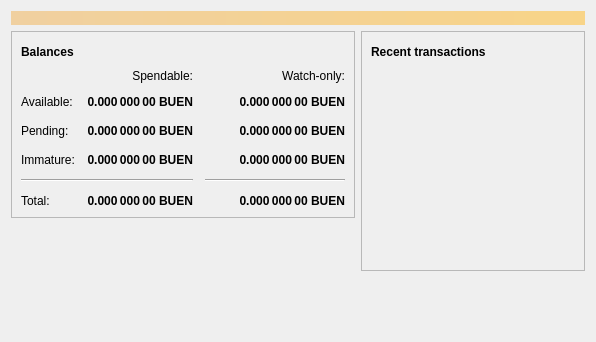
<?xml version="1.0" encoding="UTF-8"?>
<ui version="4.0">
 <class>OverviewPage</class>
 <widget class="QWidget" name="OverviewPage">
  <property name="geometry">
   <rect>
    <x>0</x>
    <y>0</y>
    <width>596</width>
    <height>342</height>
   </rect>
  </property>
  <property name="windowTitle">
   <string>Form</string>
  </property>
  <layout class="QVBoxLayout" name="topLayout">
   <item>
    <widget class="QLabel" name="labelAlerts">
     <property name="visible">
      <bool>false</bool>
     </property>
     <property name="styleSheet">
      <string notr="true">QLabel { background-color: qlineargradient(x1: 0, y1: 0, x2: 1, y2: 0, stop:0 #F0D0A0, stop:1 #F8D488); color:#000000; }</string>
     </property>
     <property name="wordWrap">
      <bool>true</bool>
     </property>
     <property name="margin">
      <number>3</number>
     </property>
     <property name="textInteractionFlags">
      <set>Qt::TextSelectableByMouse</set>
     </property>
    </widget>
   </item>
   <item>
    <layout class="QHBoxLayout" name="horizontalLayout" stretch="1,1">
     <item>
      <layout class="QVBoxLayout" name="verticalLayout_2">
       <item>
        <widget class="QFrame" name="frame">
         <property name="frameShape">
          <enum>QFrame::StyledPanel</enum>
         </property>
         <property name="frameShadow">
          <enum>QFrame::Raised</enum>
         </property>
         <layout class="QVBoxLayout" name="verticalLayout_4">
          <item>
           <layout class="QHBoxLayout" name="horizontalLayout_4">
            <item>
             <widget class="QLabel" name="label_5">
              <property name="font">
               <font>
                <weight>75</weight>
                <bold>true</bold>
               </font>
              </property>
              <property name="text">
               <string>Balances</string>
              </property>
             </widget>
            </item>
            <item>
             <widget class="QPushButton" name="labelWalletStatus">
              <property name="enabled">
               <bool>true</bool>
              </property>
              <property name="maximumSize">
               <size>
                <width>30</width>
                <height>16777215</height>
               </size>
              </property>
              <property name="toolTip">
               <string>The displayed information may be out of date. Your wallet automatically synchronizes with the Bitcoin network after a connection is established, but this process has not completed yet.</string>
              </property>
              <property name="text">
               <string/>
              </property>
              <property name="icon">
               <iconset resource="../bitcoin.qrc">
                <normaloff>:/icons/warning</normaloff>
                <disabledoff>:/icons/warning</disabledoff>:/icons/warning</iconset>
              </property>
              <property name="iconSize">
               <size>
                <width>24</width>
                <height>24</height>
               </size>
              </property>
              <property name="flat">
               <bool>true</bool>
              </property>
             </widget>
            </item>
            <item>
             <spacer name="horizontalSpacer_3">
              <property name="orientation">
               <enum>Qt::Horizontal</enum>
              </property>
              <property name="sizeHint" stdset="0">
               <size>
                <width>40</width>
                <height>20</height>
               </size>
              </property>
             </spacer>
            </item>
           </layout>
          </item>
          <item>
           <layout class="QGridLayout" name="gridLayout">
            <property name="spacing">
             <number>12</number>
            </property>
            <item row="2" column="2">
             <widget class="QLabel" name="labelWatchPending">
              <property name="font">
               <font>
                <weight>75</weight>
                <bold>true</bold>
               </font>
              </property>
              <property name="cursor">
               <cursorShape>IBeamCursor</cursorShape>
              </property>
              <property name="toolTip">
               <string>Unconfirmed transactions to watch-only addresses</string>
              </property>
              <property name="text">
               <string notr="true">0.000 000 00 BUEN</string>
              </property>
              <property name="alignment">
               <set>Qt::AlignRight|Qt::AlignTrailing|Qt::AlignVCenter</set>
              </property>
              <property name="textInteractionFlags">
               <set>Qt::LinksAccessibleByMouse|Qt::TextSelectableByKeyboard|Qt::TextSelectableByMouse</set>
              </property>
             </widget>
            </item>
            <item row="2" column="1">
             <widget class="QLabel" name="labelUnconfirmed">
              <property name="font">
               <font>
                <weight>75</weight>
                <bold>true</bold>
               </font>
              </property>
              <property name="cursor">
               <cursorShape>IBeamCursor</cursorShape>
              </property>
              <property name="toolTip">
               <string>Total of transactions that have yet to be confirmed, and do not yet count toward the spendable balance</string>
              </property>
              <property name="text">
               <string notr="true">0.000 000 00 BUEN</string>
              </property>
              <property name="alignment">
               <set>Qt::AlignRight|Qt::AlignTrailing|Qt::AlignVCenter</set>
              </property>
              <property name="textInteractionFlags">
               <set>Qt::LinksAccessibleByMouse|Qt::TextSelectableByKeyboard|Qt::TextSelectableByMouse</set>
              </property>
             </widget>
            </item>
            <item row="3" column="2">
             <widget class="QLabel" name="labelWatchImmature">
              <property name="font">
               <font>
                <weight>75</weight>
                <bold>true</bold>
               </font>
              </property>
              <property name="cursor">
               <cursorShape>IBeamCursor</cursorShape>
              </property>
              <property name="toolTip">
               <string>Mined balance in watch-only addresses that has not yet matured</string>
              </property>
              <property name="text">
               <string notr="true">0.000 000 00 BUEN</string>
              </property>
              <property name="alignment">
               <set>Qt::AlignRight|Qt::AlignTrailing|Qt::AlignVCenter</set>
              </property>
              <property name="textInteractionFlags">
               <set>Qt::LinksAccessibleByMouse|Qt::TextSelectableByKeyboard|Qt::TextSelectableByMouse</set>
              </property>
             </widget>
            </item>
            <item row="4" column="0" colspan="2">
             <widget class="Line" name="line">
              <property name="orientation">
               <enum>Qt::Horizontal</enum>
              </property>
             </widget>
            </item>
            <item row="4" column="2">
             <widget class="Line" name="lineWatchBalance">
              <property name="sizePolicy">
               <sizepolicy hsizetype="Preferred" vsizetype="Fixed">
                <horstretch>0</horstretch>
                <verstretch>0</verstretch>
               </sizepolicy>
              </property>
              <property name="minimumSize">
               <size>
                <width>140</width>
                <height>0</height>
               </size>
              </property>
              <property name="orientation">
               <enum>Qt::Horizontal</enum>
              </property>
             </widget>
            </item>
            <item row="5" column="0">
             <widget class="QLabel" name="labelTotalText">
              <property name="text">
               <string>Total:</string>
              </property>
             </widget>
            </item>
            <item row="3" column="1">
             <widget class="QLabel" name="labelImmature">
              <property name="font">
               <font>
                <weight>75</weight>
                <bold>true</bold>
               </font>
              </property>
              <property name="cursor">
               <cursorShape>IBeamCursor</cursorShape>
              </property>
              <property name="toolTip">
               <string>Mined balance that has not yet matured</string>
              </property>
              <property name="text">
               <string notr="true">0.000 000 00 BUEN</string>
              </property>
              <property name="alignment">
               <set>Qt::AlignRight|Qt::AlignTrailing|Qt::AlignVCenter</set>
              </property>
              <property name="textInteractionFlags">
               <set>Qt::LinksAccessibleByMouse|Qt::TextSelectableByKeyboard|Qt::TextSelectableByMouse</set>
              </property>
             </widget>
            </item>
            <item row="2" column="3">
             <spacer name="horizontalSpacer_2">
              <property name="orientation">
               <enum>Qt::Horizontal</enum>
              </property>
              <property name="sizeHint" stdset="0">
               <size>
                <width>40</width>
                <height>20</height>
               </size>
              </property>
             </spacer>
            </item>
            <item row="3" column="0">
             <widget class="QLabel" name="labelImmatureText">
              <property name="text">
               <string>Immature:</string>
              </property>
             </widget>
            </item>
            <item row="5" column="1">
             <widget class="QLabel" name="labelTotal">
              <property name="font">
               <font>
                <weight>75</weight>
                <bold>true</bold>
               </font>
              </property>
              <property name="cursor">
               <cursorShape>IBeamCursor</cursorShape>
              </property>
              <property name="toolTip">
               <string>Your current total balance</string>
              </property>
              <property name="text">
               <string notr="true">0.000 000 00 BUEN</string>
              </property>
              <property name="alignment">
               <set>Qt::AlignRight|Qt::AlignTrailing|Qt::AlignVCenter</set>
              </property>
              <property name="textInteractionFlags">
               <set>Qt::LinksAccessibleByMouse|Qt::TextSelectableByKeyboard|Qt::TextSelectableByMouse</set>
              </property>
             </widget>
            </item>
            <item row="5" column="2">
             <widget class="QLabel" name="labelWatchTotal">
              <property name="font">
               <font>
                <weight>75</weight>
                <bold>true</bold>
               </font>
              </property>
              <property name="cursor">
               <cursorShape>IBeamCursor</cursorShape>
              </property>
              <property name="toolTip">
               <string>Current total balance in watch-only addresses</string>
              </property>
              <property name="text">
               <string notr="true">0.000 000 00 BUEN</string>
              </property>
              <property name="alignment">
               <set>Qt::AlignRight|Qt::AlignTrailing|Qt::AlignVCenter</set>
              </property>
              <property name="textInteractionFlags">
               <set>Qt::LinksAccessibleByMouse|Qt::TextSelectableByKeyboard|Qt::TextSelectableByMouse</set>
              </property>
             </widget>
            </item>
            <item row="0" column="2">
             <widget class="QLabel" name="labelWatchonly">
              <property name="text">
               <string>Watch-only:</string>
              </property>
              <property name="alignment">
               <set>Qt::AlignRight|Qt::AlignTrailing|Qt::AlignVCenter</set>
              </property>
             </widget>
            </item>
            <item row="1" column="0">
             <widget class="QLabel" name="labelBalanceText">
              <property name="text">
               <string>Available:</string>
              </property>
             </widget>
            </item>
            <item row="1" column="1">
             <widget class="QLabel" name="labelBalance">
              <property name="font">
               <font>
                <weight>75</weight>
                <bold>true</bold>
               </font>
              </property>
              <property name="cursor">
               <cursorShape>IBeamCursor</cursorShape>
              </property>
              <property name="toolTip">
               <string>Your current spendable balance</string>
              </property>
              <property name="text">
               <string notr="true">0.000 000 00 BUEN</string>
              </property>
              <property name="alignment">
               <set>Qt::AlignRight|Qt::AlignTrailing|Qt::AlignVCenter</set>
              </property>
              <property name="textInteractionFlags">
               <set>Qt::LinksAccessibleByMouse|Qt::TextSelectableByKeyboard|Qt::TextSelectableByMouse</set>
              </property>
             </widget>
            </item>
            <item row="1" column="2">
             <widget class="QLabel" name="labelWatchAvailable">
              <property name="font">
               <font>
                <weight>75</weight>
                <bold>true</bold>
               </font>
              </property>
              <property name="cursor">
               <cursorShape>IBeamCursor</cursorShape>
              </property>
              <property name="toolTip">
               <string>Your current balance in watch-only addresses</string>
              </property>
              <property name="text">
               <string notr="true">0.000 000 00 BUEN</string>
              </property>
              <property name="alignment">
               <set>Qt::AlignRight|Qt::AlignTrailing|Qt::AlignVCenter</set>
              </property>
              <property name="textInteractionFlags">
               <set>Qt::LinksAccessibleByMouse|Qt::TextSelectableByKeyboard|Qt::TextSelectableByMouse</set>
              </property>
             </widget>
            </item>
            <item row="2" column="0">
             <widget class="QLabel" name="labelPendingText">
              <property name="text">
               <string>Pending:</string>
              </property>
             </widget>
            </item>
            <item row="0" column="1">
             <widget class="QLabel" name="labelSpendable">
              <property name="text">
               <string>Spendable:</string>
              </property>
              <property name="alignment">
               <set>Qt::AlignRight|Qt::AlignTrailing|Qt::AlignVCenter</set>
              </property>
             </widget>
            </item>
           </layout>
          </item>
         </layout>
        </widget>
       </item>
       <item>
        <spacer name="verticalSpacer">
         <property name="orientation">
          <enum>Qt::Vertical</enum>
         </property>
         <property name="sizeHint" stdset="0">
          <size>
           <width>20</width>
           <height>40</height>
          </size>
         </property>
        </spacer>
       </item>
      </layout>
     </item>
     <item>
      <layout class="QVBoxLayout" name="verticalLayout_3">
       <item>
        <widget class="QFrame" name="frame_2">
         <property name="frameShape">
          <enum>QFrame::StyledPanel</enum>
         </property>
         <property name="frameShadow">
          <enum>QFrame::Raised</enum>
         </property>
         <layout class="QVBoxLayout" name="verticalLayout">
          <item>
           <layout class="QHBoxLayout" name="horizontalLayout_2">
            <item>
             <widget class="QLabel" name="label_4">
              <property name="font">
               <font>
                <weight>75</weight>
                <bold>true</bold>
               </font>
              </property>
              <property name="text">
               <string>Recent transactions</string>
              </property>
             </widget>
            </item>
            <item>
             <widget class="QPushButton" name="labelTransactionsStatus">
              <property name="enabled">
               <bool>true</bool>
              </property>
              <property name="maximumSize">
               <size>
                <width>30</width>
                <height>16777215</height>
               </size>
              </property>
              <property name="toolTip">
               <string>The displayed information may be out of date. Your wallet automatically synchronizes with the Bitcoin network after a connection is established, but this process has not completed yet.</string>
              </property>
              <property name="text">
               <string/>
              </property>
              <property name="icon">
               <iconset resource="../bitcoin.qrc">
                <normaloff>:/icons/warning</normaloff>
                <disabledoff>:/icons/warning</disabledoff>:/icons/warning</iconset>
              </property>
              <property name="iconSize">
               <size>
                <width>24</width>
                <height>24</height>
               </size>
              </property>
              <property name="flat">
               <bool>true</bool>
              </property>
             </widget>
            </item>
            <item>
             <spacer name="horizontalSpacer">
              <property name="orientation">
               <enum>Qt::Horizontal</enum>
              </property>
              <property name="sizeHint" stdset="0">
               <size>
                <width>40</width>
                <height>20</height>
               </size>
              </property>
             </spacer>
            </item>
           </layout>
          </item>
          <item>
           <widget class="QListView" name="listTransactions">
            <property name="styleSheet">
             <string notr="true">QListView { background: transparent; }</string>
            </property>
            <property name="frameShape">
             <enum>QFrame::NoFrame</enum>
            </property>
            <property name="verticalScrollBarPolicy">
             <enum>Qt::ScrollBarAlwaysOff</enum>
            </property>
            <property name="horizontalScrollBarPolicy">
             <enum>Qt::ScrollBarAlwaysOff</enum>
            </property>
            <property name="selectionMode">
             <enum>QAbstractItemView::NoSelection</enum>
            </property>
           </widget>
          </item>
         </layout>
        </widget>
       </item>
       <item>
        <spacer name="verticalSpacer_2">
         <property name="orientation">
          <enum>Qt::Vertical</enum>
         </property>
         <property name="sizeHint" stdset="0">
          <size>
           <width>20</width>
           <height>40</height>
          </size>
         </property>
        </spacer>
       </item>
      </layout>
     </item>
    </layout>
   </item>
  </layout>
 </widget>
 <resources/>
 <connections/>
</ui>
